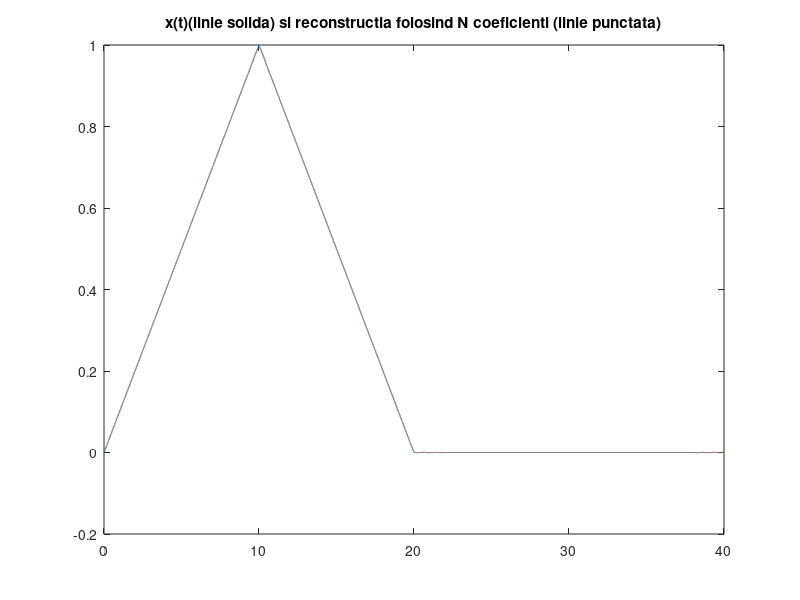
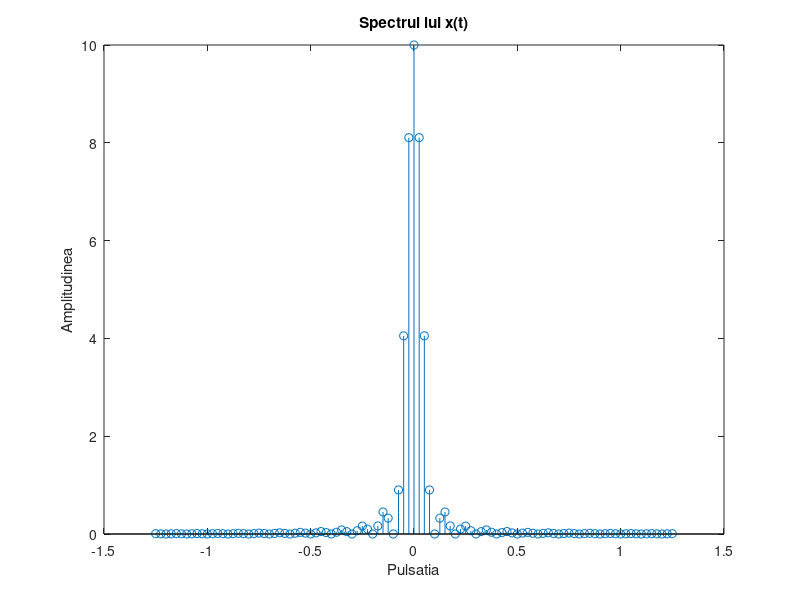

MATLAB code to generate these figures, in order:



%%declararea datelor 
D=20; 
tTriunghi=0:0.001:D-0.001; 
P=40;
w0=2*pi/P;

%% construirea lui x
xTriunghi= sawtooth((pi/10)*tTriunghi,0.5)/2+0.5; 
t_semnal = 0:0.001:P-0.001; 
x = zeros(1,length(t_semnal)); 

for i = 1: size(tTriunghi,2)-1
x(i) =xTriunghi(i); 
end



%% caluculul integralei
for k = -50:50
    xSuma = x;
    xSuma = xSuma.*exp(-j*k*w0*t_semnal);
    X(k+51) = trapz(t_semnal,xSuma);
end
    
%% reconstructia semnalului

for i = 1: length(t_semnal)
    xReconst(i) = 0;
    for k=-50:50
        xReconst(i) = xReconst(i) + (1/P)*X(k+51)*exp(j*k*w0*t_semnal(i)); 
    end
end



%% afisarea graficelor

figure(1);
plot(t_semnal,x); 
title('x(t)(linie solida) si reconstructia folosind N coeficienti (linie punctata)');
hold on;
plot(t_semnal,xReconst,'--'); 

figure(2);
w=-50*w0:w0:50*w0; 
stem(w/(2*pi),abs(X));
title('Spectrul lui x(t)')
xlabel('Pulsatia');
ylabel('Amplitudinea');

